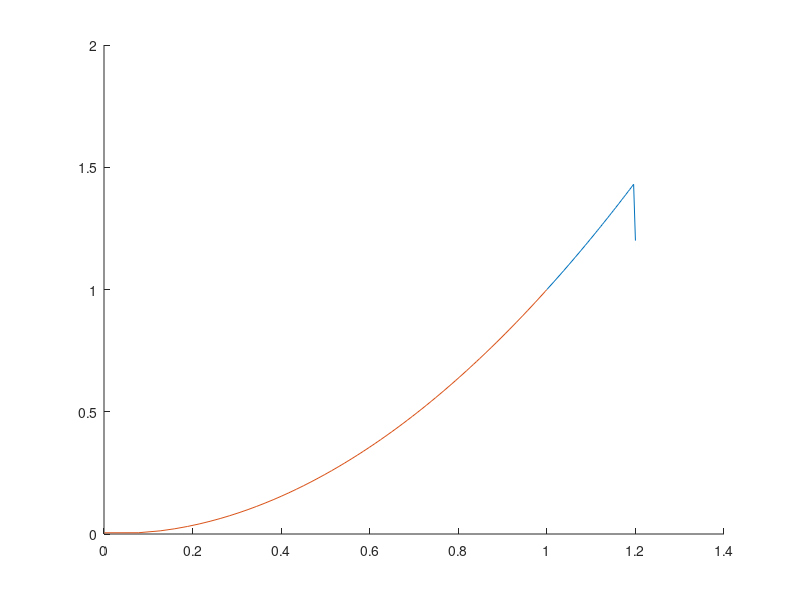

Source code (MATLAB):
% Backtracking line search for finding a root of the gradient of the Rosenbrock function F 
% The gradient is given by grad(F)(x,y) = (400x^3-400xy+2x-2,200(y-x^2))^t  
function sheet09()  
    [y1,d1,alpha1] = newton(@f,@jacobian,[1.2;1.2],0.001);
    [y2,d2,alpha2] = newton(@f,@jacobian,[0.001;0.005],0.001); 
    figure 
    hold on 
    plot(y1(1,:),y1(2,:))
    plot(y2(1,:),y2(2,:))
end

function [x,d,alpha] = newton(f,jacobian,x0,epsilon)
    x = [x0];
    d = []; 
    alpha = []; 
    k = 0; 
    while !(norm(f(x(:,end))) <= epsilon)
        k = 0; 
        d(:,end+1) = -inv(jacobian(x(:,end)))*f(x(:,end));
        while (norm(f(x(:,end)+2.^(-k)*d(:,end))) >= norm(f(x(:,end))))
            k = k+1; 
        end 
        alpha(:,end+1) = 2.^(-k); 
        x(:,end+1) = x(:,end) + 2.^(-k)*d(:,end);  
    end
end 

% The jacobian is given by jac(f)(x,y) = (1200x^2-400y+2,-400x \\ -400x,200)
function jac = jacobian(x)
        jac(1,1) = 1200*x(1).^2-400*x(2)+2; 
        jac(1,2) = -400*x(1); 
        jac(2,1) = -400*x(1);
        jac(2,2) = 200; 
end 

% f = grad(F)
function y = f(x) 
    y(1) = 400*x(1).^3-400*x(1)*x(2)+2*x(1)-2; 
    y(2) = 200*(x(2)-x(1).^2);
    y = y'; 
end 